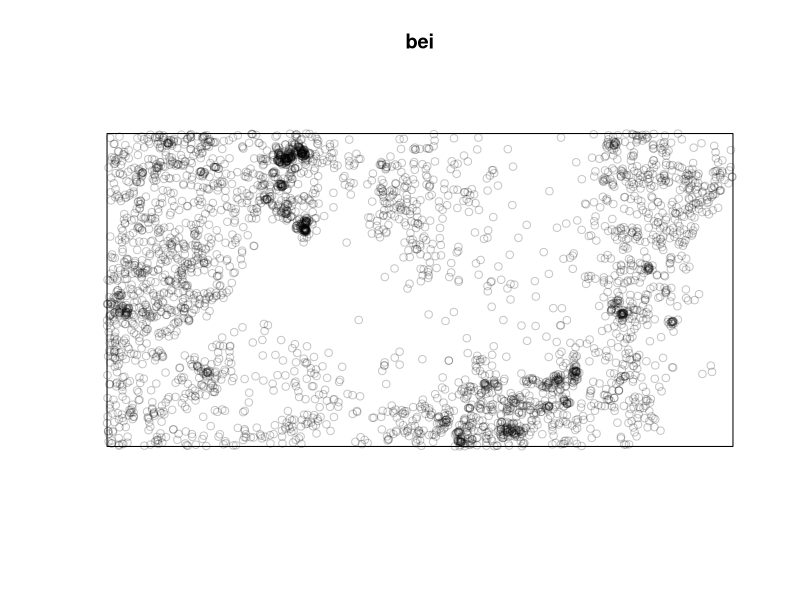
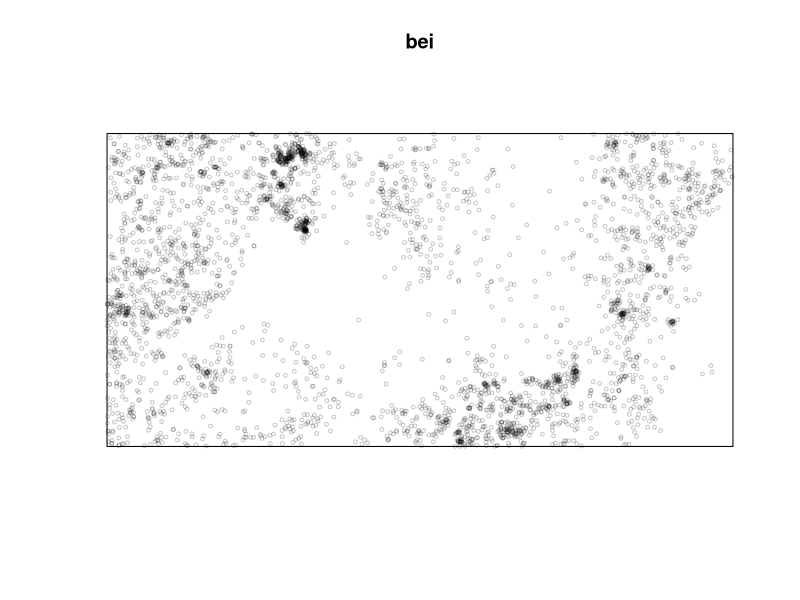
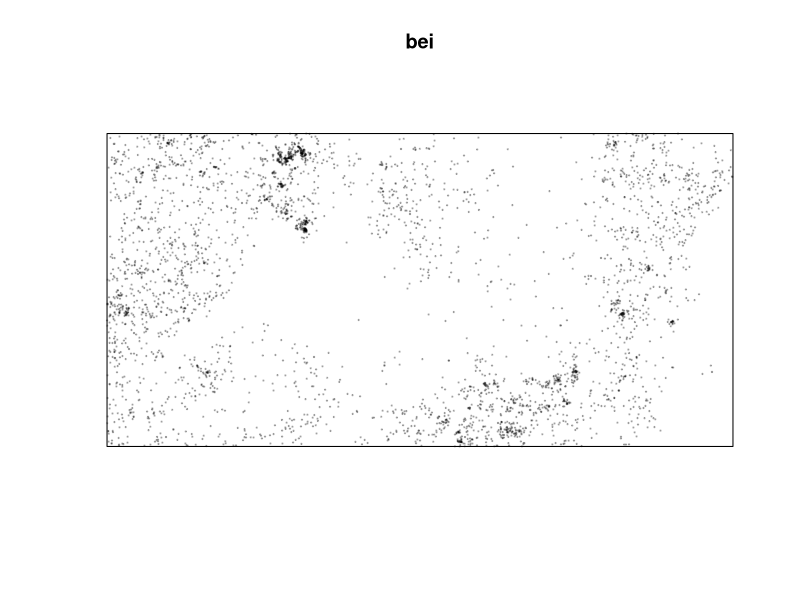
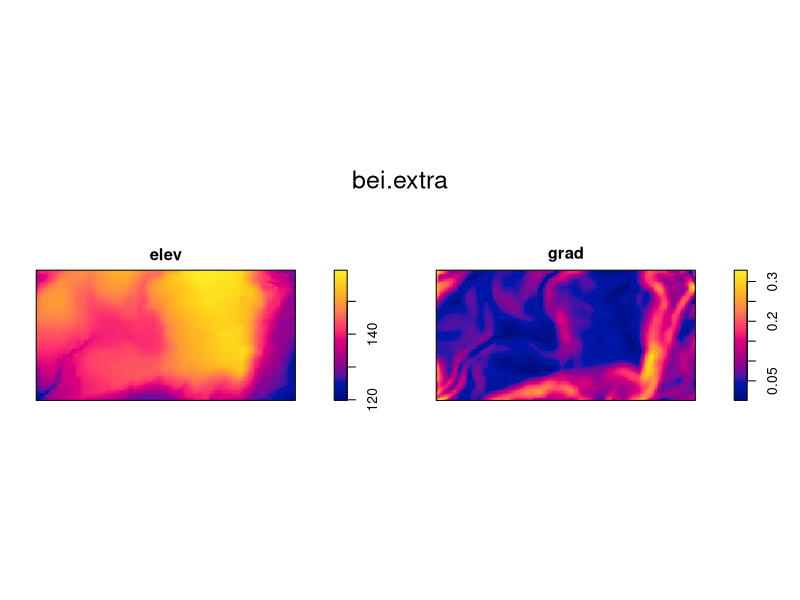
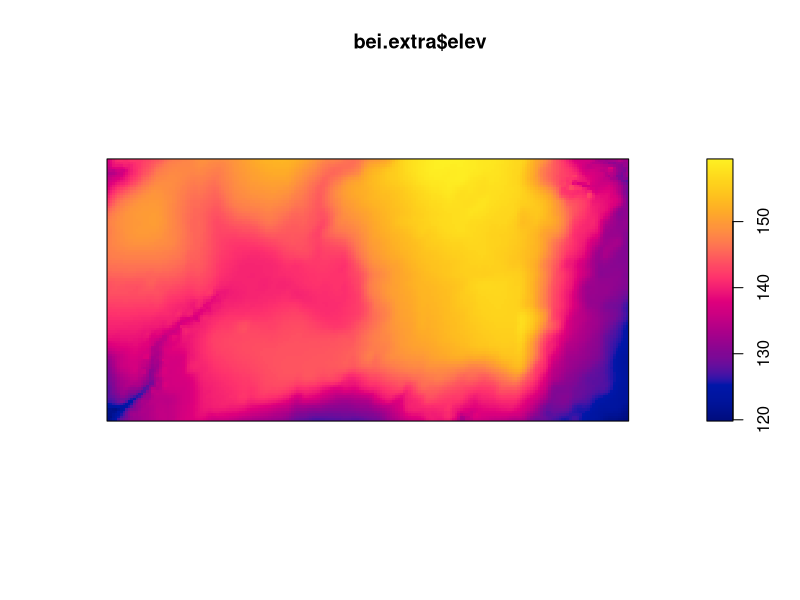
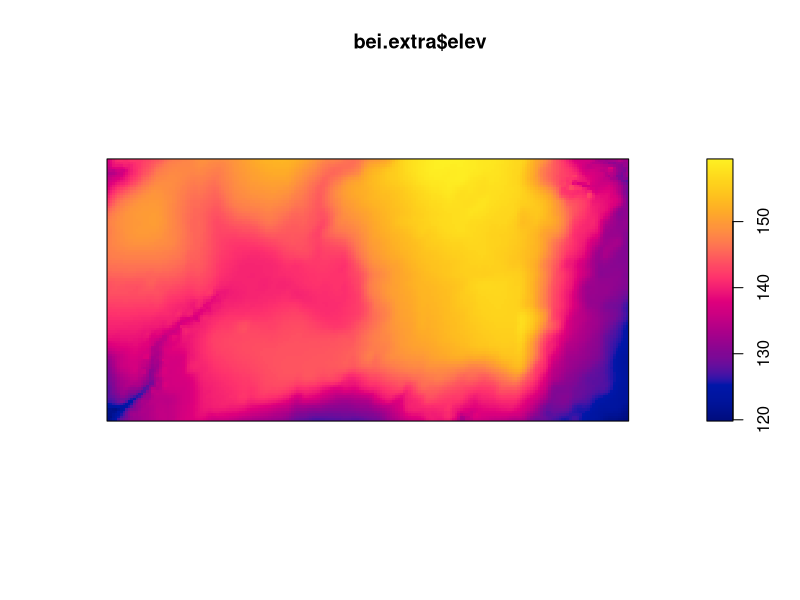
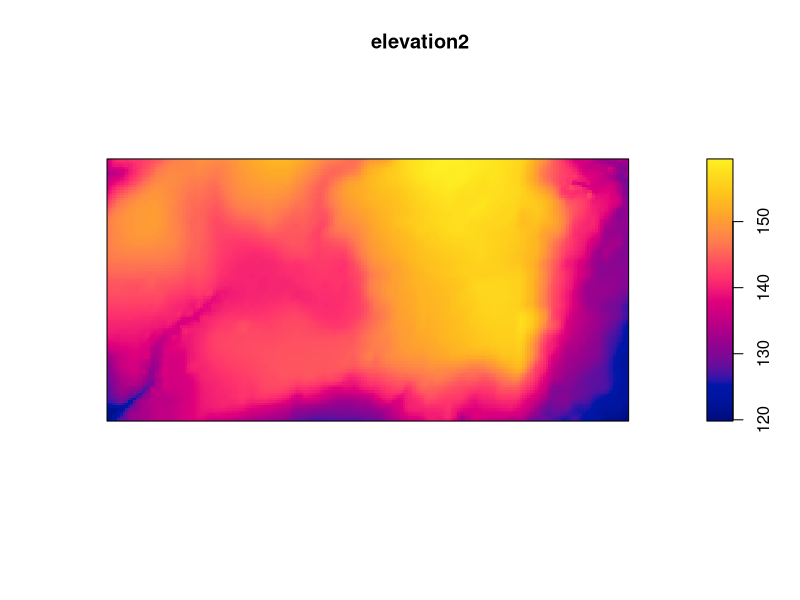
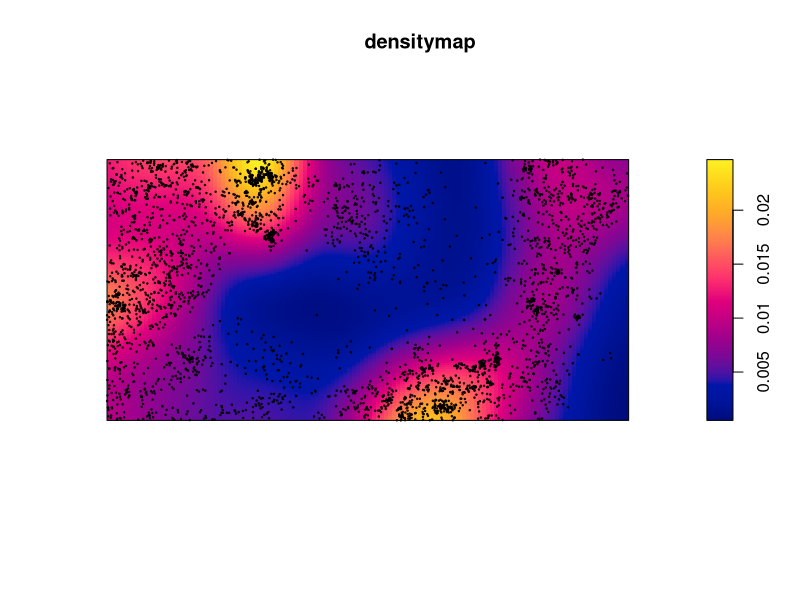

The R script that drew these images, in order: (Note: this script raises an error after producing the figures.)
# POPULATION GROWTH

# use of spatstat package to perform a SPATIAL POINT PATTERN ANALISYS

library(spatstat)

#DATA DESCRIPTION
# Let's use some datasets provided by spatstat, like BEI DATA 
#(The dataset bei gives the positions of 3605 trees of the species Beilschmiedia pendula (Lauraceae) 
# in a 1000 by 500 metre rectangular sampling region in the tropical rainforest of Barro Colorado Island)

# PLOTTING  DATA FROM SPATSTAT (see what it represents)
plot(bei) 
# as the points are too big for this area, we'll change their shame

# CHANGING DATA DIMENSION - cex
plot(bei,cex=.5)

# why are the trees clumbed in some area?

#CHANGING THE SYMBOL  - pch
plot(bei,cex=.2,pch=19) #search the number of R symbols on the internet

#ADDITIONAL DATASETS
bei.extra # it has two variables: elevation (elev) and gradient (grad). 
# They allow us to understand the distribution of bei datas

plot(bei.extra) #here we have the raster file =! vector file

# Let's use only part of the dataset: elev
bei.extra$elev  #$ sign links elevation to the dataset
plot(bei.extra$elev) 
elevation <- plot(bei.extra$elev)  #elevation has been assignet to an homonimous object, simple to find

#second method to select elements
bei.extra[1] #take the fist element, so it's another way to isolate elevation
elevation2 <- bei.extra[[1]]
plot(elevation2)

# INTERPOLATION: passing from points to a continuous surface 
densitymap<-density(bei) #the densitymap gives us info about the distribution of pixel
plot(densitymap)

#Let's overlap  bei points to the densitymap
points(bei, cex=.2)

#Avoid pictures with a combination of blue, green and red colors as daltonic people can't see them

#Let's change the colors
# You can find them in this website:
# http://www.stat.columbia.edu/~tzheng/files/Rcolor.pdf
cl <- colorRampPalette(c("black", "red", "orange", "yellow"))(100) #R is capital letters sensitive!!!
#100 represents the different colors that can be present between those chosen
plot(densitymap, col=cl)

#Use yellow colour in a proper way, cause it's the most impacting one

#the quality is much worse if we put a smaller number, like
cl <- colorRampPalette(c("black", "red", "orange", "yellow"))(4)
plot(densitymap, col=cl)

# MULTIFRAME (shows different plots at the same time)
par(mfrow=c(1,2)) #1 row and 2 columns, and they're part of an array
# and then the two plots 
plot(densitymap)
plot(elev)

par(mfrow=c(2,1)) #2 rows and 1 column, and they're part of an array
# and then the two plots 
plot(densitymap)
plot(elev)
